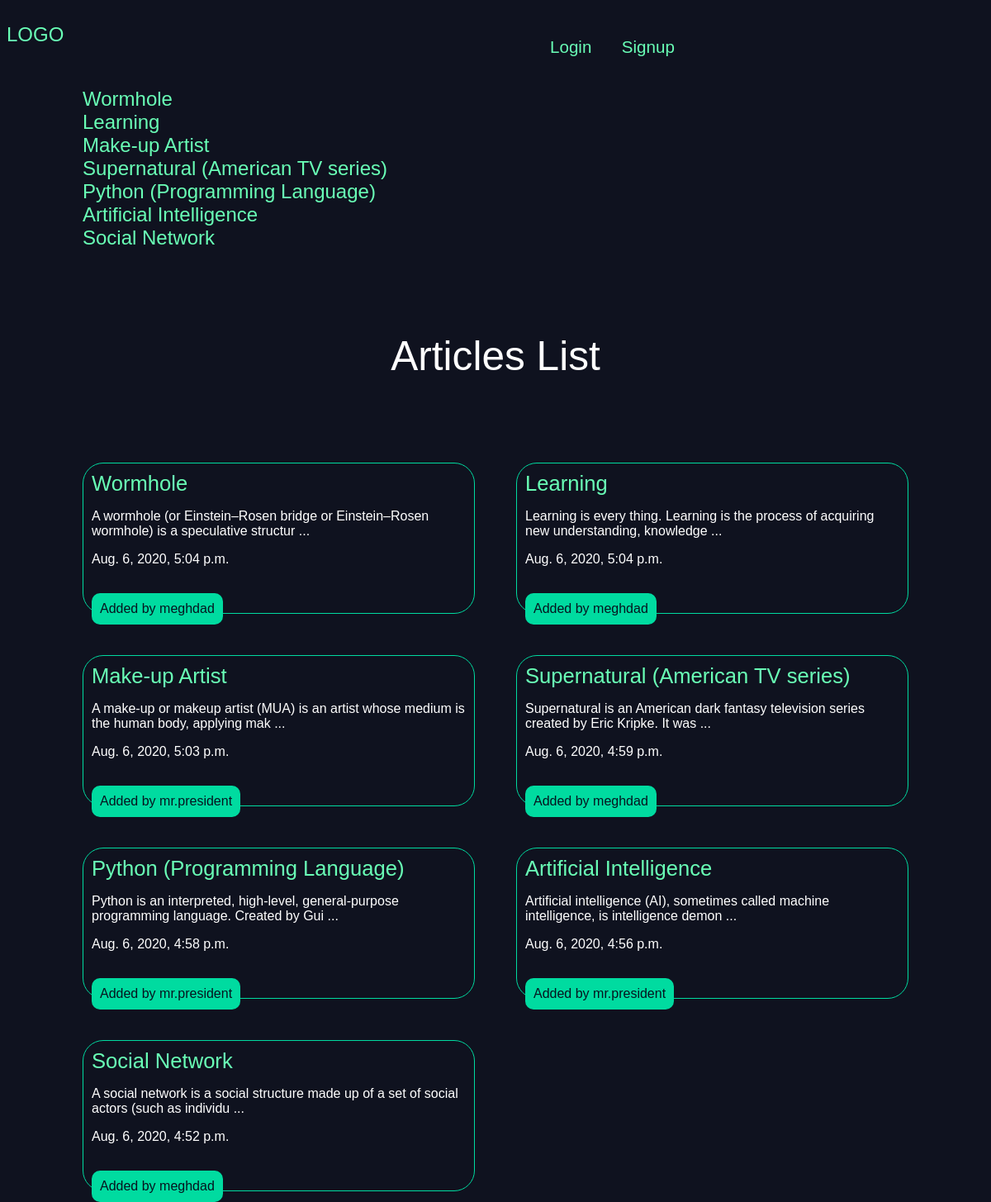
The app's page /articles/ with its own data.
### articles/models.py (models this page shows, shortened)
class Article(models.Model):
    title = models.CharField(max_length = 100)
    slug = models.SlugField()
    body = models.TextField()
    date = models.DateTimeField(auto_now_add = True)
    image = models.ImageField(default='default.jpg', blank=True)
    author = models.ForeignKey(User,default=None,on_delete=models.CASCADE)
    def snippet(self):
        return self.body[:90] + ' ...'

### articles/views.py (the view)
# urls.py: path('', views.articles_lists, name="list"),
def articles_lists(request):
    articles = models.Article.objects.all().order_by('-date')
    args = {'articles':articles}
    return render(request, 'articles/articleslist.html', args)

### articles/templates/articles/articleslist.html (shortened to what this page needs)
{% extends 'base.html' %}
{% block content %}
<div class="container">
  {% for article in articles %}
  <h2><a href="#{{article.title}}">{{article.title}}</a></h2>
  {% endfor %}
</div>
<h1>Articles List</h1>
<div class="articles">
    {% for article in articles %}
      <div class="article">
        <section id="{{article.title}}">
        <h2><a href="{% url 'articles:detail' slug=article.slug %}">{{article.title}}</a></h2>
        <p>{{article.snippet}}</p>
        <p>{{article.date}}</p>
        <p class="author">Added by {{article.author.username}}</p>
      </div>
    {% endfor %}
</div>
{% endblock %}

### templates/base.html (shortened to what this page needs)
{% load static %}
<!DOCTYPE html>
<html lang="en" dir="ltr">
  <head>
    <link rel="stylesheet" href="{% static 'styles.css' %}">
  </head>
  <body>
    <header>
      <h2><a href="{% url 'articles:list' %}">LOGO</a></h2>
      <nav>
        <ul>
          {% if user.is_authenticated %}
          <li>
            <form class="logout-link" action="{% url 'accounts:logout' %}" method="post">
              {% csrf_token %}
              <button type="submit">Logout</button>
            </form>
          </li>
          <li>
            <h3><a class="highlight" href="{% url 'articles:create' %}" style="color:#69ffb6;">Create New Article!</a></h3>
          </li>
          {% else %}
          <li>
            <button type="submit"><h3><a href="{% url 'accounts:login' %}" style="color:#69ffb6;">Login</a></h3></button>
          </li>
          <li>
            <button type="submit"><h3><a href="{% url 'accounts:signup' %}" style="color:#69ffb6;">Signup</a></h3></button>
          </li>
          {% endif %}
        </ul>
      </nav>
    </header>
    <div class="wrapper">
      {% block content %}
      {% endblock %}
    </div>
  </body>
</html>

### assets/styles.css (style rules this page uses)
body { background-color: #0f121f; background-image: url(stars.jpg); background-repeat: no-repeat; background-attachment: fixed; color: #fff; }
body * { font-family: arial; }
h1,h2,h3,h4,h5,h6 { font-weight: normal; margin: 0; }
a,a:hover,a:visited { color: #69ffb6; text-decoration:none; }
.wrapper { max-width:1000px; margin:0 auto; }
div.wrapper h1 { text-align:center; margin:100px auto; font-size:3.1em; }
header { display:grid; grid-template-columns:1fr 1fr; padding:20px 0; }
nav li { display:inline-block; margin-left:20px; }
nav button { background:none; color:#69ffb6; cursor:pointer; border:0; font-size:1.1em; }
.articles { display:grid; grid-template-columns:1fr 1fr; grid-gap:50px; }
.article { padding:10px; border:1px solid #00dba0; border-radius:25px; position:relative; padding-bottom:40px; }
.article h2 { font-size:1.6em; }
.article .author { padding:10px; background-color:#00dba0; border-radius:10px; position:absolute; color:#06141f; }

### records on screen
Article: title "Wormhole", snippet "A wormhole (or Einstein–Rosen bridge or Einstein–Rosen wormhole) is a speculative structur ...", date "Aug. 6, 2020, 5:04 p.m.", author.username "meghdad"
Article: title "Learning", snippet "Learning is every thing. Learning is the process of acquiring new understanding, knowledge ...", date "Aug. 6, 2020, 5:04 p.m.", author.username "meghdad"
Article: title "Make-up Artist", snippet "A make-up or makeup artist (MUA) is an artist whose medium is the human body, applying mak ...", date "Aug. 6, 2020, 5:03 p.m.", author.username "mr.president"
Article: title "Supernatural (American TV series)", snippet "Supernatural is an American dark fantasy television series created by Eric Kripke. It was ...", date "Aug. 6, 2020, 4:59 p.m.", author.username "meghdad"
Article: title "Python (Programming Language)", snippet "Python is an interpreted, high-level, general-purpose programming language. Created by Gui ...", date "Aug. 6, 2020, 4:58 p.m.", author.username "mr.president"
Article: title "Artificial Intelligence", snippet "Artificial intelligence (AI), sometimes called machine intelligence, is intelligence demon ...", date "Aug. 6, 2020, 4:56 p.m.", author.username "mr.president"
Article: title "Social Network", snippet "A social network is a social structure made up of a set of social actors (such as individu ...", date "Aug. 6, 2020, 4:52 p.m.", author.username "meghdad"
